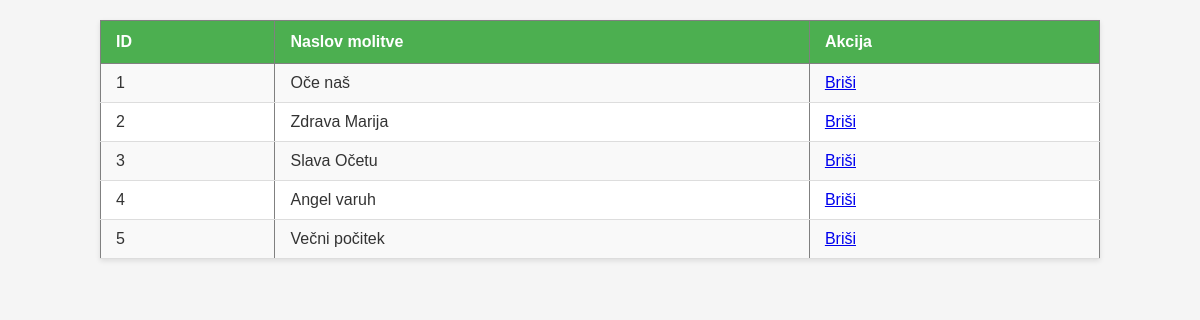
The page /podstrani/molitve/brisi_molitve2.php on the database its author committed.
### tables this page shows
CREATE TABLE molitve (
  id INT AUTO_INCREMENT PRIMARY KEY,
  naslov_molitve VARCHAR(50)
);

### podstrani/molitve/brisi_molitve2.php (the view, shortened to what this page needs)
<link rel="stylesheet" href="../css/izpis.css">
<?php
include "../povezava.php";
$sql = "SELECT id, naslov_molitve FROM molitve";
$result = mysqli_query($conn, $sql);
if (mysqli_num_rows($result) > 0) {
    echo "<table border='1'>";
    echo "<tr>
            <th>ID</th>
            <th>Naslov molitve</th>
            <th>Akcija</th>
          </tr>";
    while ($row = mysqli_fetch_assoc($result)) {
        echo "<tr>";
        echo "<td>" . $row['id'] . "</td>";
        echo "<td>" . $row['naslov_molitve'] . "</td>";
        echo '<td><a href="brisi_molitve.php?id='.$row["id"].'">Briši</a></td>';
        echo "</tr>";
    }
    echo "</table>";
} else {
    echo "Ni podatkov v tabeli molitve.";
}
?>

### podstrani/css/izpis.css (style rules this page uses)
table { border-collapse: collapse; width: 100%; max-width: 1000px; margin: 20px auto; background-color: #fff; box-shadow: 0 2px 5px rgba(0,0,0,0.1); }
th { background-color: #4CAF50; color: white; padding: 12px 15px; text-align: left; }
td { padding: 10px 15px; border-bottom: 1px solid #ddd; }
tr:nth-child(even) { background-color: #f9f9f9; }

### rows shown on the page
molitve: id "1", naslov_molitve "Oče naš"
molitve: id "2", naslov_molitve "Zdrava Marija"
molitve: id "3", naslov_molitve "Slava Očetu"
molitve: id "4", naslov_molitve "Angel varuh"
molitve: id "5", naslov_molitve "Večni počitek"
